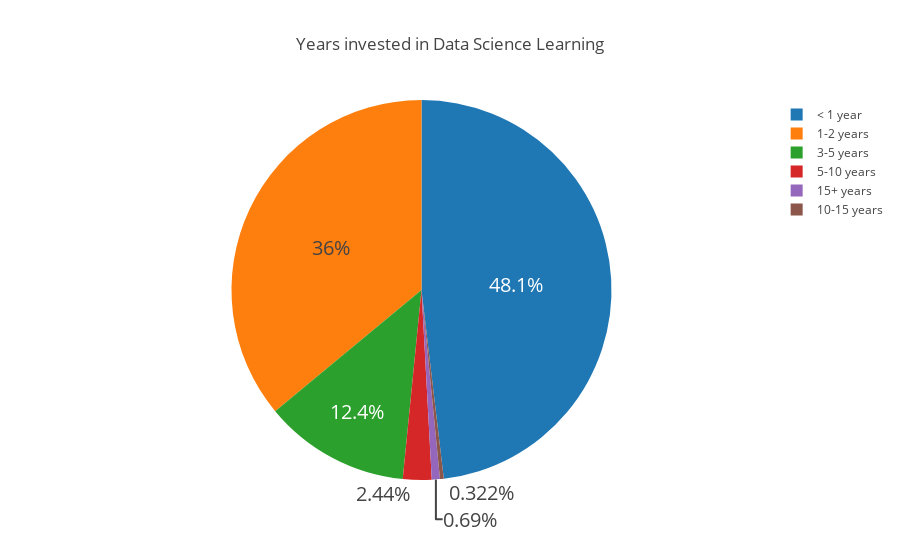

Source (notebook cell):
### Markdown cell above
Most learners spend between 2 and 10 hours a week learning data science, which is kind of the amount you would spend if your learning consists of one Online Course at a time.  
That being said, nearly 1000 learners (from a total of 5494) spend more than 11 hours a week. Those are probably students enrolled in data science program or learners fully dedicated to DS learning which is not the case for workers looking for a career switch who naturally have less time at their disposal to invest in DS learning.

Let's see for how many years kagglers have been learning data science.

### Code cell
start = data['LearningDataScienceTime'].value_counts()
labels = (np.array(start.index))
values = (np.array((start / edu.sum())*100))

trace = go.Pie(labels=labels, values=values,
              hoverinfo='label+percent',
               textfont=dict(size=20))

layout = go.Layout(
    title='Years invested in Data Science Learning'
)

data_trace = [trace]
fig = go.Figure(data=data_trace, layout=layout)
py.iplot(fig, filename="nb_yers")

### Figure 1 — Plotly figure (JSON) as saved in the notebook; plotly's stock layout.template omitted (floating-point values rounded to 4 significant figures)
{"data": [{"hoverinfo": "label+percent", "labels": ["< 1 year", "1-2 years", "3-5 years", "5-10 years", "15+ years", "10-15 years"], "textfont": {"size": 20}, "type": "pie", "uid": "c95dbdc3-c5d2-4341-b691-7a165c98a3ec", "values": [39.69, 29.7, 10.24, 2.01, 0.5689, 0.2655]}], "layout": {"title": {"text": "Years invested in Data Science Learning"}}}
